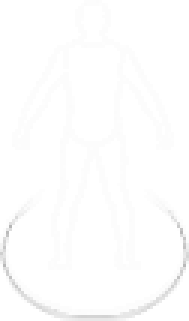
#> input picture srp-026g/scripts/damage-calc/assets/hud-doll/outline.png, 63 x 107 px, given in place of 110.png, which was not available (shown 3 times larger); the run also reads 1 picture not shown here
$ python build_doll.py ../hud-doll ../../../../servers/web-server/damage/maps/level_01.webp ../../../../servers/web-server/damage/maps/level_01.webp
#> lines starting #> are read from the running program, lines starting #| are printed output that depends on the picture; pictures that were not available may be replaced by others from this repository, and a replacement may not be noted
#!/usr/bin/env python3
"""Build the body-part doll SVGs from the Survarium 0.26g HUD critical indicator.

Source: flash_movies/hud.swf, sprite 119 (class SrvCriticalIndicator /
survarium.controls.CriticalIndicator). Parts (instance name -> sprite -> bitmap):
  head  -> 112 -> 110 (12x16)
  body  -> 109 -> 107 (22x36)
  lHand -> 115 -> 113 (18x35)   rHand = same bitmap mirrored
  lLeg  -> 106 -> 104 (16x49)   rLeg  = same bitmap mirrored
  outline (drawn on top) -> shape 118 -> bitmap 117 (63x107)
Positions below are the PlaceObject matrices of sprite 119 converted to the
63x107 frame of the outline bitmap (outline sits at sprite x=63, y=-24.65).

usage: build_doll.py <hud_images_dir> <out_dir> <potrace>
"""
import base64, json, os, re, subprocess, sys, tempfile
from PIL import Image

src, out, potrace = sys.argv[1], sys.argv[2], sys.argv[3]
os.makedirs(out, exist_ok=True)
W, H = 63, 107
K = 12  # supersampling factor for tracing

# name, bitmap id, x, y, mirrored  (top-left of the bitmap in outline coords)
PARTS = [
    ('head',  110, 25.0,  0.3,  False),
    ('body',  107, 19.95, 12.6, False),
    ('lHand', 113, 40.1,  15.65, False),
    ('rHand', 113, 4.35,  15.65, True),
    ('lLeg',  104, 30.0,  41.05, False),
    ('rLeg',  104, 16.25, 41.05, True),
]
# The doll faces the viewer: game "lHand"/"lLeg" (character's left) is on the viewer's right.
# Cut lines (outline px) used to split the six game parts into the damage-calculator zones.
# Zones follow the hit_param <-> bone mapping of base_character_full.skinned_model/hit_targets:
#   *_forearm = UpperArm+ForeArm (shoulder..wrist), *_arm = Hand; *_hip = UpLeg+Leg (hip..ankle),
#   *_foot = Foot; front/back = Spine+Chest(+Neck); brain = Head sphere, face = Head front box.
# Wrist/ankle = narrowest rows of the arm/leg bitmaps (y 43.6 / 83).
HEAD_CUT, WRIST_CUT, ANKLE_CUT = 6.0, 44.0, 84.0
ZONES = {  # zone id -> (game part, y_from, y_to)
    'brain':       ('head', -1, HEAD_CUT),
    'face':        ('head', HEAD_CUT, 99),
    'front':       ('body', -1, 999),
    'forearm_l':   ('lHand', -1, WRIST_CUT),   # whole arm
    'arm_l':       ('lHand', WRIST_CUT, 999),  # hand
    'forearm_r':   ('rHand', -1, WRIST_CUT),
    'arm_r':       ('rHand', WRIST_CUT, 999),
    'hip_l':       ('lLeg', -1, ANKLE_CUT),    # whole leg
    'foot_l':      ('lLeg', ANKLE_CUT, 999),   # foot
    'hip_r':       ('rLeg', -1, ANKLE_CUT),
    'foot_r':      ('rLeg', ANKLE_CUT, 999),
}
LABEL = {'brain': 'Head (brain)', 'face': 'Face', 'front': 'Torso (front)', 'back': 'Torso (back)',
         'arm_l': 'Left hand', 'forearm_l': 'Left arm', 'arm_r': 'Right hand',
         'forearm_r': 'Right arm', 'hip_l': 'Left leg', 'foot_l': 'Left foot',
         'hip_r': 'Right leg', 'foot_r': 'Right foot'}


def part_mask(bid, x, y, mirror):
    """Full-canvas supersampled alpha of one part bitmap."""
#> called with bid = 110, x = 25, y = 0.3, mirror = False
    bm = Image.open(os.path.join(src, f'{bid}.png')).convert('RGBA').getchannel('A')
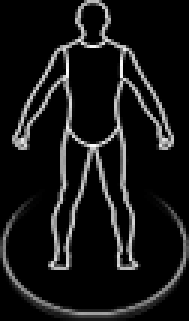
#> bm: PIL image 63x107 L (shown 3 times larger); min 0, max 255, mean 22.9
    bw, bh = bm.size
#> bw = 63; bh = 107
    big = Image.new('L', (W * K, H * K), 0)
#> big: PIL image 756x1284 L; every value is 0
    # upscale smoothly first, then place
    up = bm.resize((bw * K, bh * K), Image.BICUBIC)
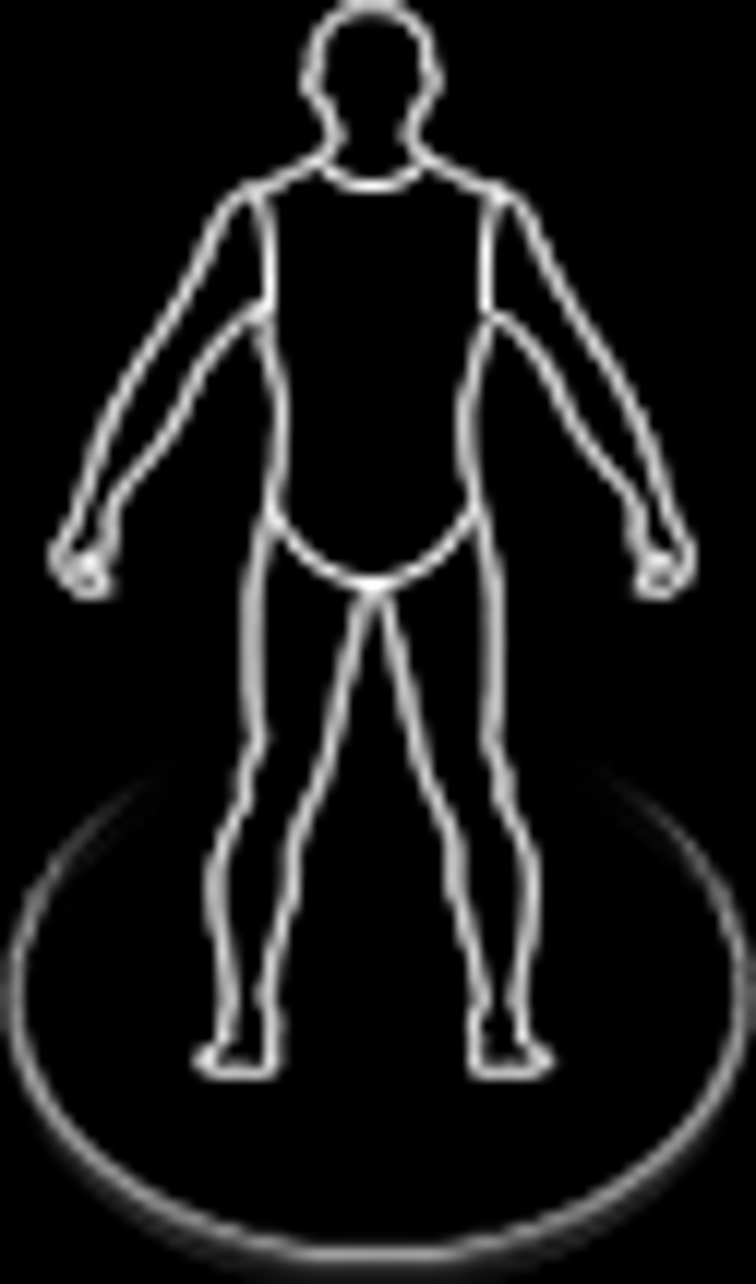
#> up: PIL image 756x1284 L; min 0, max 255, mean 23.5
    if mirror:
        up = up.transpose(Image.FLIP_LEFT_RIGHT)
    big.paste(up, (round(x * K), round(y * K)))
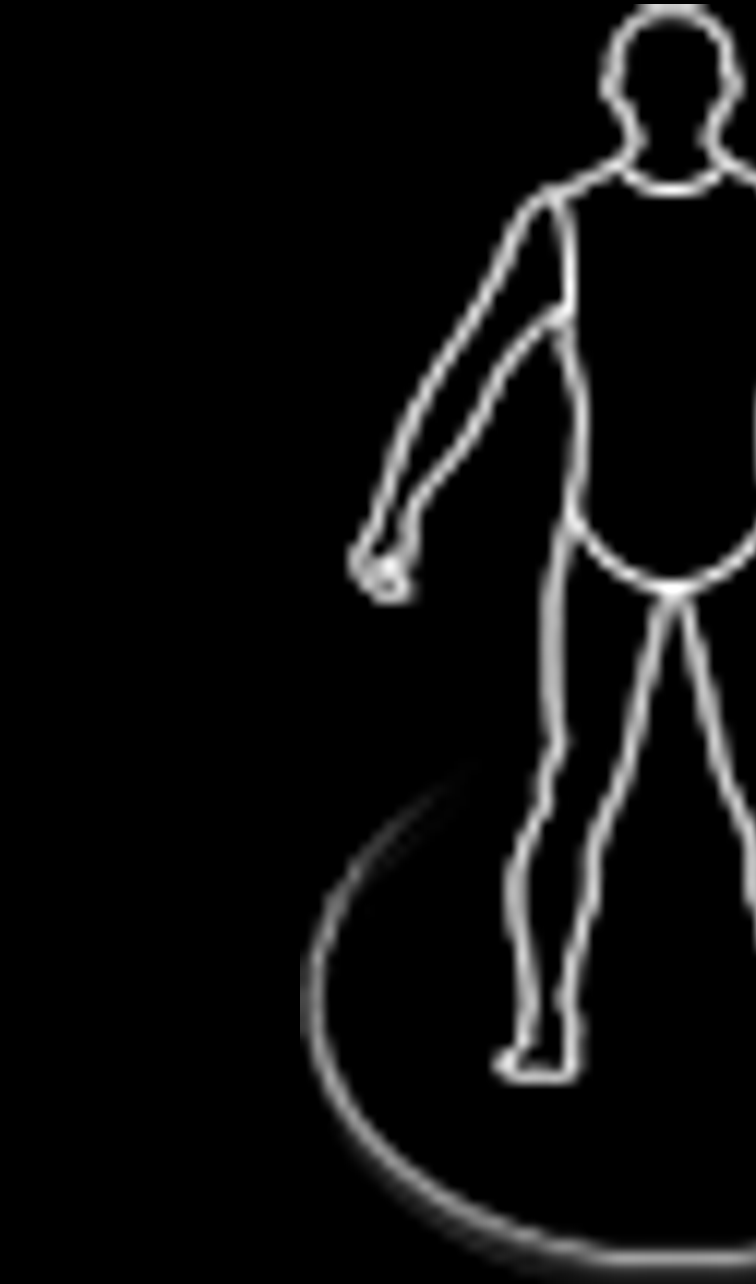
#> big: PIL image 756x1284 L; min 0, max 255, mean 14.5
    return big


# [12 lines left out: function trace, not called in this run]


def zone_masks():
    masks = {}
    for name, bid, x, y, mir in PARTS:
        masks[name] = part_mask(bid, x, y, mir)
    zones = {}
    for zid, (part, y0, y1) in ZONES.items():
        m = masks[part].copy()
        a, b = max(0, round(y0 * K)), min(H * K, round(y1 * K))
        blank = Image.new('L', m.size, 0)
        blank.paste(m.crop((0, a, W * K, b)), (0, a))
        zones[zid] = blank
    return masks, zones


# [11 lines left out: function outline_mask, not called in this run]


def svg_group(zid, d, tr, extra=''):
    return (f'  <path id="{zid}" class="zone" data-label="{LABEL[zid]}"{extra} '
            f'transform="scale({1 / K:.6f}) {tr}" d="{d}"/>\n')


def build(variant):
    _, zones = zone_masks()
    traced = {z: trace(m) for z, m in zones.items()}
    od, otr = trace(outline_mask(), 135)
    back = variant == 'back'
    head = ('<?xml version="1.0" encoding="UTF-8"?>\n'
            f'<!-- Survarium 0.26g HUD body doll (hud.swf sprite 119 SrvCriticalIndicator), '
            f'{variant} view. Zones traced from the game part bitmaps; brain|face, forearm(arm)|arm(hand) and '
            f'hip(leg)|foot are split at y={HEAD_CUT}/{WRIST_CUT}/{ANKLE_CUT} (not separate in the game). -->\n'
            f'<svg xmlns="http://www.w3.org/2000/svg" viewBox="-1 -1 {W + 2} {H + 2}" '
            f'width="{(W + 2) * 4}" height="{(H + 2) * 4}">\n'
            '  <style>\n'
            '    .zone { fill: #ff5a5a; fill-opacity: .35; cursor: pointer; }\n'
            '    .zone:hover { fill-opacity: .6; }\n'
            '    .zone.selected { fill: #ff2020; fill-opacity: .85; }\n'
            '    #outline { fill: #e8e8e8; pointer-events: none; }\n'
            '    #ground { fill: none; stroke: #c8c8c8; stroke-width: .7; pointer-events: none; }\n'
            '  </style>\n'
            '  <defs><linearGradient id="g" x1="0" y1="0" x2="0" y2="1">'
            '<stop offset=".25" stop-color="#fff" stop-opacity="0"/>'
            '<stop offset="1" stop-color="#fff" stop-opacity=".9"/></linearGradient>'
            '<mask id="gm"><rect x="-1" y="55" width="65" height="55" fill="url(#g)"/></mask></defs>\n'
            '  <ellipse id="ground" cx="31.5" cy="82" rx="30.8" ry="22.5" mask="url(#gm)"/>\n')
    flip = f' transform="translate({W} 0) scale(-1 1)"' if back else ''
    body = f'  <g id="zones"{flip}>\n'
    for zid, (d, tr) in traced.items():
        z = zid
        if back:
            z = {'front': 'back'}.get(z, z)
            # mirrored: character's left now on viewer's left; ids keep the character side
        extra = f' data-game-part="{ZONES[zid][0]}"'
        body += svg_group(z, d, tr, extra).replace('  <path', '    <path')
    body += '  </g>\n'
    body += (f'  <g{flip}><path id="outline" transform="scale({1 / K:.6f}) {otr}" d="{od}"/></g>\n')
    return head + body + '</svg>\n'


# [19 lines left out: function build_original, not called in this run]


#> (the run stopped early here; a loop or call above may not have finished)
